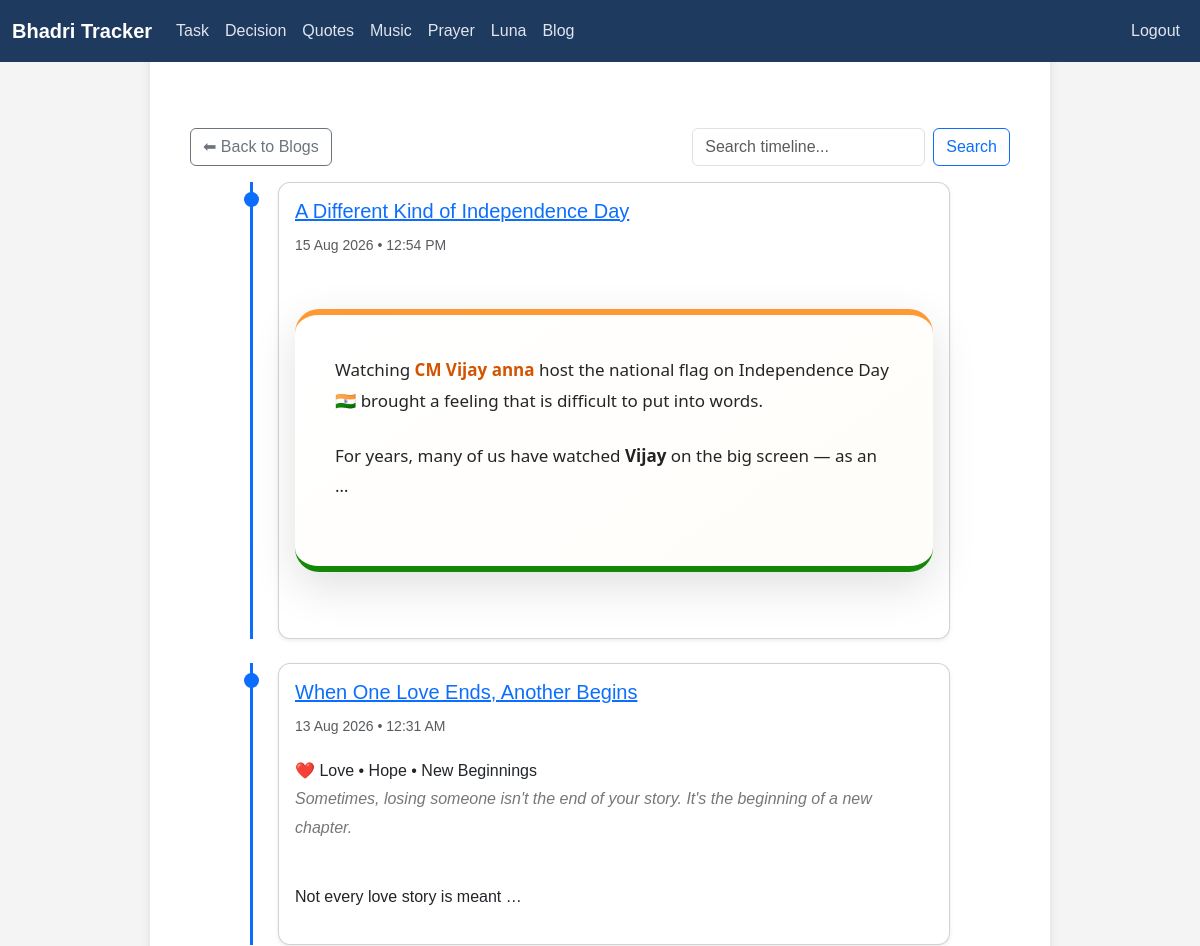
Before: /blogs/blog/timeline/ (signed in, upper part) with the older database file.
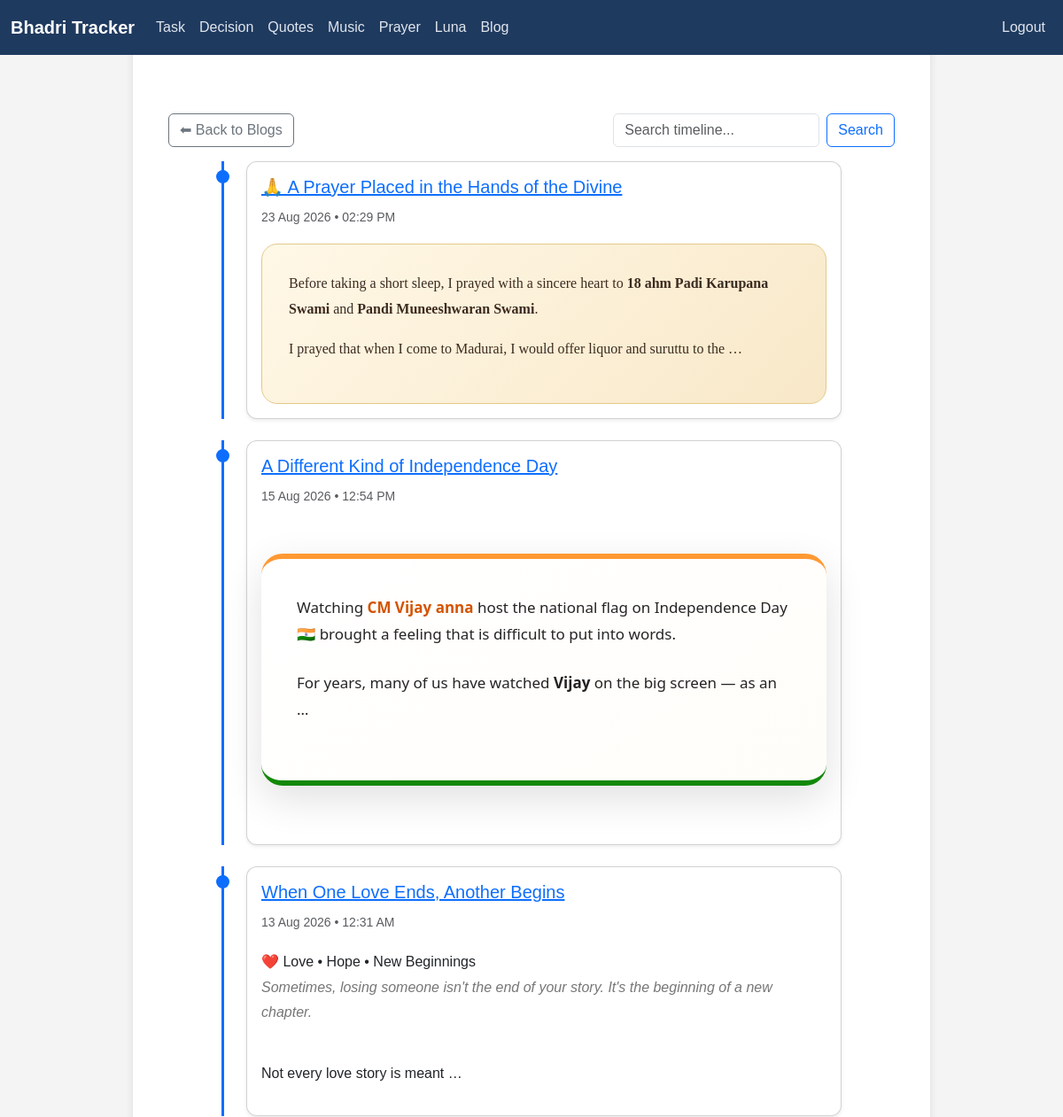
After: the same page with the newer database file.
### blog/models.py (models this page shows, shortened)
class Blog(models.Model):
    title = models.CharField(max_length=200)
    content = models.TextField(help_text="HTML content allowed")
    created_at = models.DateTimeField(auto_now_add=True)
    pin = models.BooleanField(default=False)
    slug = models.SlugField(blank=True)
    public = models.BooleanField(default=False)
    personal = models.BooleanField(default=False)

### blog/views.py (the view)
# urls.py: path('blog/timeline/', views.personal_timeline, name='personal_timeline'),
@login_required
def personal_timeline(request):
    query = request.GET.get('q', '')
    blogs = Blog.objects.filter(personal=True)
    if query:
        blogs = blogs.filter(
            Q(title__icontains=query) |
            Q(content__icontains=query)
        )
    blogs = blogs.order_by('-created_at')
    return render(request, 'blog/personal_timeline.html', {
        'blogs': blogs,
        'query': query
    })

### blog/templatetags/blog_extras.py (called while the page is built)
@register.filter
def remove_media(html):
    if not html:
        return ""
    html = re.sub(r'<img[^>]*>', '', html, flags=re.IGNORECASE)
    html = re.sub(r'<video[^>]*>.*?</video>', '', html, flags=re.IGNORECASE | re.DOTALL)
    html = re.sub(r'<table[^>]*>.*?</table>', '', html, flags=re.IGNORECASE | re.DOTALL)
    return html

### tracker/context_processors.py (called while the page is built)
def active_notifications(request):
    today = timezone.localdate()
    notifications = Notification.objects.filter(
        is_completed=False,
        date__gte=today,
        date__lte=today + timedelta(days=7)
    ).order_by('date')
    return {
        'active_notifications': notifications
    }

### templates/blog/personal_timeline.html (shortened to what this page needs)
{% extends "base.html" %}
{% load blog_extras %}
{% block content %}
<br/>
<div class="d-flex justify-content-between mb-3">
    <a href="{% url 'blogs:blog_list' %}" class="btn btn-outline-secondary">
        ⬅ Back to Blogs
    </a>
    <form method="get" class="d-flex">
        <input type="text" name="q" class="form-control me-2"
               placeholder="Search timeline..." value="{{ query }}">
        <button class="btn btn-outline-primary">Search</button>
    </form>
</div>
<div class="timeline">
    {% for blog in blogs %}
        <div class="timeline-item mb-4">
            <div class="card shadow-sm">
                <div class="card-body">
                    <h5>
                        <a href="{% url 'blogs:blog_detail' blog.slug %}">
                            {{ blog.title }}
                        </a>
                    </h5>
                    <small class="text-muted">
                        {{ blog.created_at|date:"d M Y • h:i A" }}
                    </small>
                    <div class="mt-3">
                        {{ blog.content|remove_media|truncatewords_html:40|safe }}
                    </div>
                </div>
            </div>
        </div>
    {% empty %}
        <p class="text-muted">No personal posts yet.</p>
    {% endfor %}
</div>
{% endblock %}

Changed rows visible on the page:
added Blog: title "🙏 A Prayer Placed in the Hands of the Divine", created_at "23 Aug 2026 • 02:29 PM", content|remove_media "Before taking a short sleep, I prayed with a sincere heart to 18 ahm Padi Karupana Swami and Pandi Muneeshwaran Swami . I prayed that when I come to Madurai, I would offer liquor and suruttu to the …"
